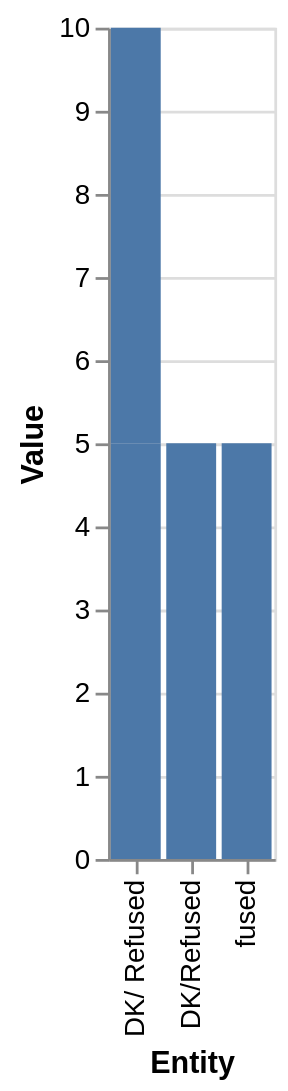

Express this chart as Vega-Lite.
### Vega-Lite specification from a JSON file in a GitHub repository (floating-point values rounded to 4 significant figures)
{"$schema": "https://vega.github.io/schema/vega-lite/v5.json", "description": "Bar chart auto-generated from CSV", "data": {"values": [{"Entity": "The Chinese government's initial handling of the coronavirus outbreak in Wuhan is not at all for to blame the global spread of the svirus", "Value": NaN}, {"Entity": "The U.S. should hold China responsible for the role it played in the outbreak of the coronavirus, even if it means worsening relations with China", "Value": ".."}, {"Entity": "DK/ Refused", "Value": "5"}, {"Entity": "The U.S. should prioritize strong U.S. --China relations, even if it means overlooking any role China played in the  outbreak of the coronavirus", "Value": "....--38"}, {"Entity": "DK/ Refused", "Value": "5"}, {"Entity": "The U.S should prioritize strong U.S.- China relations, even if it means overlooking any role China played in the  outbreak of the coronavirus", "Value": "...-38"}, {"Entity": "fused", "Value": "5"}, {"Entity": "DK/Refused", "Value": "5"}]}, "mark": "bar", "encoding": {"x": {"field": "Entity", "type": "ordinal"}, "y": {"field": "Value", "type": "quantitative"}}}
